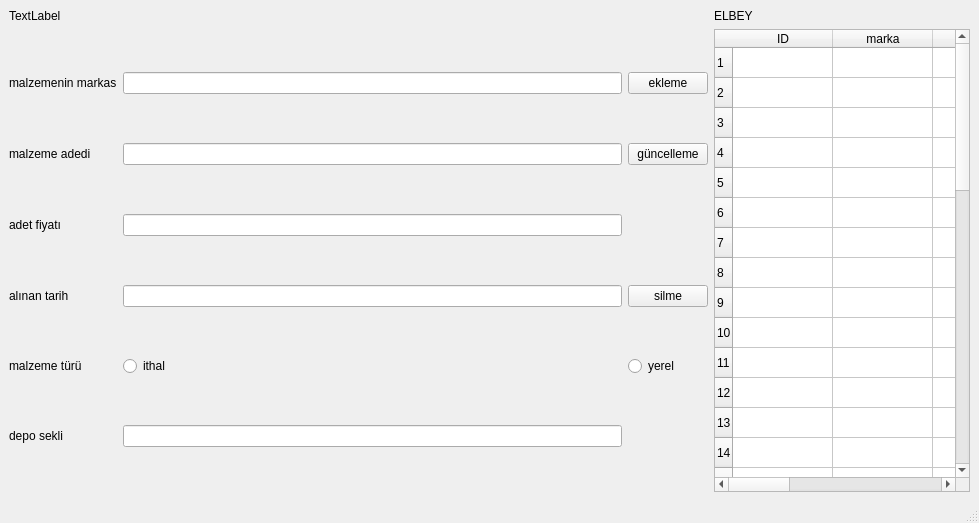
<?xml version="1.0" encoding="UTF-8"?>
<ui version="4.0">
 <class>MainWindow</class>
 <widget class="QMainWindow" name="MainWindow">
  <property name="geometry">
   <rect>
    <x>0</x>
    <y>0</y>
    <width>979</width>
    <height>523</height>
   </rect>
  </property>
  <property name="sizePolicy">
   <sizepolicy hsizetype="Maximum" vsizetype="Preferred">
    <horstretch>0</horstretch>
    <verstretch>0</verstretch>
   </sizepolicy>
  </property>
  <property name="sizeIncrement">
   <size>
    <width>900</width>
    <height>400</height>
   </size>
  </property>
  <property name="windowTitle">
   <string>ELBEY SİRKET KAYİT DEFTERİ</string>
  </property>
  <widget class="QWidget" name="centralwidget">
   <layout class="QGridLayout" name="gridLayout_2">
    <item row="1" column="1">
     <layout class="QGridLayout" name="gridLayout">
      <item row="0" column="1">
       <widget class="QTableWidget" name="tbl1">
        <property name="sizePolicy">
         <sizepolicy hsizetype="Minimum" vsizetype="Expanding">
          <horstretch>0</horstretch>
          <verstretch>0</verstretch>
         </sizepolicy>
        </property>
        <property name="rowCount">
         <number>40</number>
        </property>
        <row/>
        <row/>
        <row/>
        <row/>
        <row/>
        <row/>
        <row/>
        <row/>
        <row/>
        <row/>
        <row/>
        <row/>
        <row/>
        <row/>
        <row/>
        <row/>
        <row/>
        <row/>
        <row/>
        <row/>
        <row/>
        <row/>
        <row/>
        <row/>
        <row/>
        <row/>
        <row/>
        <row/>
        <row/>
        <row/>
        <row/>
        <row/>
        <row/>
        <row/>
        <row/>
        <row/>
        <row/>
        <row/>
        <row/>
        <row/>
        <column>
         <property name="text">
          <string>ID</string>
         </property>
        </column>
        <column>
         <property name="text">
          <string>marka</string>
         </property>
        </column>
        <column>
         <property name="text">
          <string>adet</string>
         </property>
        </column>
        <column>
         <property name="text">
          <string>fiyat</string>
         </property>
        </column>
        <column>
         <property name="text">
          <string>tarih</string>
         </property>
        </column>
        <column>
         <property name="text">
          <string>tur</string>
         </property>
        </column>
        <column>
         <property name="text">
          <string>depo</string>
         </property>
        </column>
       </widget>
      </item>
     </layout>
    </item>
    <item row="0" column="0">
     <widget class="QLabel" name="label7">
      <property name="text">
       <string>TextLabel</string>
      </property>
     </widget>
    </item>
    <item row="0" column="1">
     <widget class="QLabel" name="label8">
      <property name="text">
       <string>ELBEY</string>
      </property>
     </widget>
    </item>
    <item row="1" column="0">
     <layout class="QGridLayout" name="gridLayout_3">
      <item row="3" column="1">
       <widget class="QLineEdit" name="lineEdit4"/>
      </item>
      <item row="1" column="2">
       <widget class="QPushButton" name="pushButton2">
        <property name="text">
         <string>güncelleme</string>
        </property>
       </widget>
      </item>
      <item row="3" column="2">
       <widget class="QPushButton" name="pushButton3">
        <property name="text">
         <string>silme</string>
        </property>
       </widget>
      </item>
      <item row="0" column="0">
       <widget class="QLabel" name="label1">
        <property name="text">
         <string>malzemenin markas</string>
        </property>
       </widget>
      </item>
      <item row="1" column="0">
       <widget class="QLabel" name="label2">
        <property name="text">
         <string>malzeme adedi</string>
        </property>
       </widget>
      </item>
      <item row="2" column="0">
       <widget class="QLabel" name="label3">
        <property name="text">
         <string>adet fiyatı</string>
        </property>
       </widget>
      </item>
      <item row="4" column="2">
       <widget class="QRadioButton" name="radioButton2">
        <property name="text">
         <string>yerel</string>
        </property>
       </widget>
      </item>
      <item row="1" column="1">
       <widget class="QLineEdit" name="lineEdit2"/>
      </item>
      <item row="4" column="1">
       <widget class="QRadioButton" name="radioButton1">
        <property name="text">
         <string>ithal</string>
        </property>
       </widget>
      </item>
      <item row="2" column="1">
       <widget class="QLineEdit" name="lineEdit3"/>
      </item>
      <item row="0" column="2">
       <widget class="QPushButton" name="pushButton1">
        <property name="text">
         <string>ekleme</string>
        </property>
       </widget>
      </item>
      <item row="3" column="0">
       <widget class="QLabel" name="label4">
        <property name="text">
         <string>alınan tarih</string>
        </property>
       </widget>
      </item>
      <item row="0" column="1">
       <widget class="QLineEdit" name="lineEdit1"/>
      </item>
      <item row="4" column="0">
       <widget class="QLabel" name="label5">
        <property name="text">
         <string>malzeme türü</string>
        </property>
       </widget>
      </item>
      <item row="5" column="0">
       <widget class="QLabel" name="label6">
        <property name="text">
         <string>depo sekli</string>
        </property>
       </widget>
      </item>
      <item row="5" column="1">
       <widget class="QLineEdit" name="lineEdit_5"/>
      </item>
     </layout>
    </item>
   </layout>
  </widget>
  <widget class="QMenuBar" name="menubar">
   <property name="geometry">
    <rect>
     <x>0</x>
     <y>0</y>
     <width>979</width>
     <height>22</height>
    </rect>
   </property>
  </widget>
  <widget class="QStatusBar" name="statusbar"/>
 </widget>
 <resources/>
 <connections/>
</ui>
